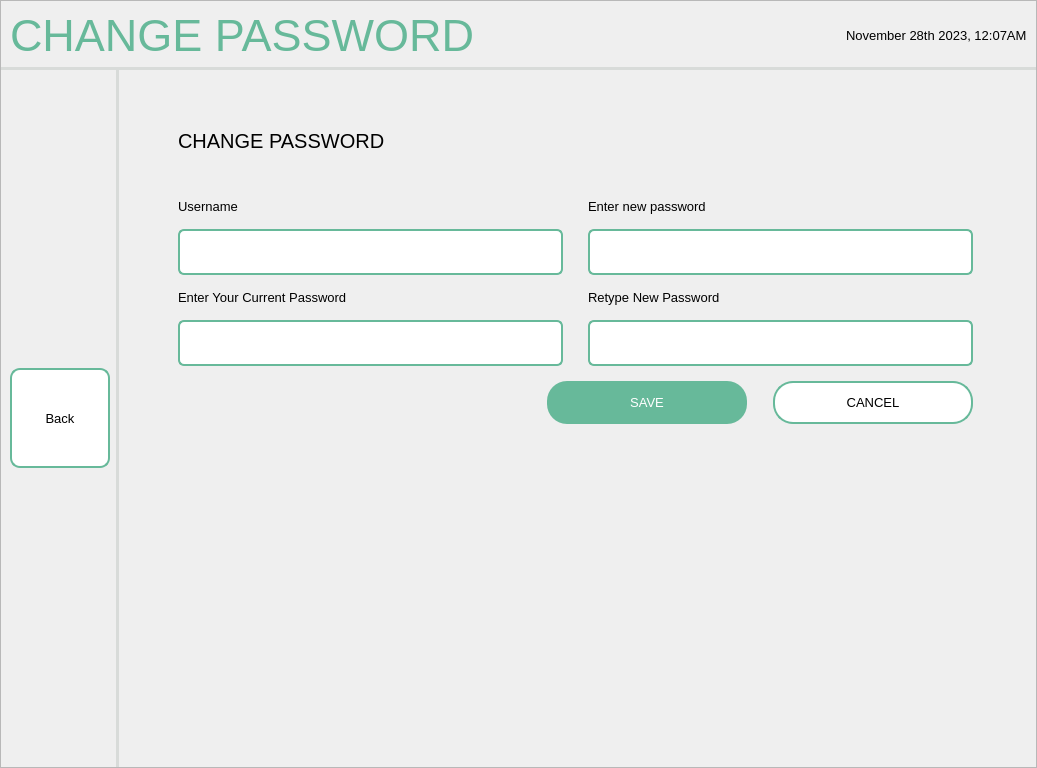
<?xml version="1.0" encoding="UTF-8"?>
<ui version="4.0">
 <class>MainWindow</class>
 <widget class="QMainWindow" name="MainWindow">
  <property name="geometry">
   <rect>
    <x>0</x>
    <y>0</y>
    <width>1037</width>
    <height>768</height>
   </rect>
  </property>
  <property name="windowTitle">
   <string>MainWindow</string>
  </property>
  <widget class="QWidget" name="centralwidget">
   <layout class="QHBoxLayout" name="horizontalLayout">
    <property name="leftMargin">
     <number>0</number>
    </property>
    <property name="topMargin">
     <number>0</number>
    </property>
    <property name="rightMargin">
     <number>0</number>
    </property>
    <property name="bottomMargin">
     <number>0</number>
    </property>
    <item>
     <widget class="QFrame" name="frame">
      <property name="sizePolicy">
       <sizepolicy hsizetype="Preferred" vsizetype="Preferred">
        <horstretch>0</horstretch>
        <verstretch>0</verstretch>
       </sizepolicy>
      </property>
      <property name="frameShape">
       <enum>QFrame::StyledPanel</enum>
      </property>
      <property name="frameShadow">
       <enum>QFrame::Raised</enum>
      </property>
      <layout class="QGridLayout" name="gridLayout">
       <property name="leftMargin">
        <number>0</number>
       </property>
       <property name="topMargin">
        <number>0</number>
       </property>
       <property name="rightMargin">
        <number>0</number>
       </property>
       <property name="bottomMargin">
        <number>0</number>
       </property>
       <property name="spacing">
        <number>0</number>
       </property>
       <item row="0" column="0" colspan="2">
        <widget class="QWidget" name="widget_2" native="true">
         <property name="styleSheet">
          <string notr="true">QWidget {
    border-bottom: 3px solid #D8DBD9; 
}
</string>
         </property>
         <layout class="QHBoxLayout" name="horizontalLayout_2">
          <item>
           <widget class="QLabel" name="label">
            <property name="font">
             <font>
              <pointsize>-1</pointsize>
              <strikeout>false</strikeout>
             </font>
            </property>
            <property name="layoutDirection">
             <enum>Qt::LeftToRight</enum>
            </property>
            <property name="styleSheet">
             <string notr="true">QLabel {
    color: #67B99A;
    font-size: 45px;
}</string>
            </property>
            <property name="text">
             <string>CHANGE PASSWORD</string>
            </property>
            <property name="scaledContents">
             <bool>false</bool>
            </property>
           </widget>
          </item>
          <item>
           <spacer name="horizontalSpacer">
            <property name="orientation">
             <enum>Qt::Horizontal</enum>
            </property>
            <property name="sizeHint" stdset="0">
             <size>
              <width>40</width>
              <height>20</height>
             </size>
            </property>
           </spacer>
          </item>
          <item>
           <widget class="QLabel" name="sysTimeDate">
            <property name="font">
             <font>
              <pointsize>10</pointsize>
             </font>
            </property>
            <property name="text">
             <string>November 28th 2023, 12:07AM</string>
            </property>
           </widget>
          </item>
         </layout>
        </widget>
       </item>
       <item row="1" column="0">
        <widget class="QWidget" name="navBar" native="true">
         <property name="sizePolicy">
          <sizepolicy hsizetype="Fixed" vsizetype="Preferred">
           <horstretch>0</horstretch>
           <verstretch>0</verstretch>
          </sizepolicy>
         </property>
         <property name="styleSheet">
          <string notr="true">QWidget {
    border-right: 3px solid #D8DBD9;
}
</string>
         </property>
         <layout class="QVBoxLayout" name="verticalLayout_2">
          <item>
           <widget class="QPushButton" name="backBTN">
            <property name="sizePolicy">
             <sizepolicy hsizetype="Fixed" vsizetype="Fixed">
              <horstretch>0</horstretch>
              <verstretch>0</verstretch>
             </sizepolicy>
            </property>
            <property name="minimumSize">
             <size>
              <width>100</width>
              <height>100</height>
             </size>
            </property>
            <property name="maximumSize">
             <size>
              <width>100</width>
              <height>100</height>
             </size>
            </property>
            <property name="font">
             <font>
              <pointsize>10</pointsize>
             </font>
            </property>
            <property name="styleSheet">
             <string notr="true">QPushButton {
    background-color: white;
    border: 2px solid #67B99A;
    color: black;
    padding: 8px 16px;
    border-radius: 10px;
}

QPushButton:hover {
    border: 2px solid #4D926D;
}

QPushButton:pressed {
	background-color: #F0F0F0;
	border: 2px solid #265C42;
}</string>
            </property>
            <property name="text">
             <string>Back</string>
            </property>
            <property name="icon">
             <iconset>
              <normaloff>:/newPrefix/entypo_back.png</normaloff>:/newPrefix/entypo_back.png</iconset>
            </property>
            <property name="autoRepeat">
             <bool>false</bool>
            </property>
           </widget>
          </item>
         </layout>
        </widget>
       </item>
       <item row="1" column="1">
        <widget class="QWidget" name="Content" native="true">
         <layout class="QVBoxLayout" name="verticalLayout_4">
          <item>
           <widget class="QWidget" name="maincontent" native="true">
            <property name="sizePolicy">
             <sizepolicy hsizetype="Preferred" vsizetype="Preferred">
              <horstretch>0</horstretch>
              <verstretch>0</verstretch>
             </sizepolicy>
            </property>
            <layout class="QVBoxLayout" name="verticalLayout_3">
             <property name="leftMargin">
              <number>50</number>
             </property>
             <property name="topMargin">
              <number>50</number>
             </property>
             <item>
              <widget class="QLabel" name="label_4">
               <property name="font">
                <font>
                 <pointsize>15</pointsize>
                </font>
               </property>
               <property name="text">
                <string>CHANGE PASSWORD</string>
               </property>
              </widget>
             </item>
             <item>
              <spacer name="verticalSpacer">
               <property name="orientation">
                <enum>Qt::Vertical</enum>
               </property>
               <property name="sizeType">
                <enum>QSizePolicy::Fixed</enum>
               </property>
               <property name="sizeHint" stdset="0">
                <size>
                 <width>20</width>
                 <height>40</height>
                </size>
               </property>
              </spacer>
             </item>
             <item>
              <layout class="QFormLayout" name="formLayout">
               <property name="horizontalSpacing">
                <number>25</number>
               </property>
               <property name="verticalSpacing">
                <number>15</number>
               </property>
               <item row="0" column="0">
                <widget class="QLabel" name="label_5">
                 <property name="sizePolicy">
                  <sizepolicy hsizetype="Fixed" vsizetype="Preferred">
                   <horstretch>0</horstretch>
                   <verstretch>0</verstretch>
                  </sizepolicy>
                 </property>
                 <property name="minimumSize">
                  <size>
                   <width>300</width>
                   <height>0</height>
                  </size>
                 </property>
                 <property name="maximumSize">
                  <size>
                   <width>300</width>
                   <height>16777215</height>
                  </size>
                 </property>
                 <property name="font">
                  <font>
                   <pointsize>10</pointsize>
                  </font>
                 </property>
                 <property name="text">
                  <string>Username</string>
                 </property>
                </widget>
               </item>
               <item row="0" column="1">
                <widget class="QLabel" name="label_7">
                 <property name="sizePolicy">
                  <sizepolicy hsizetype="Fixed" vsizetype="Preferred">
                   <horstretch>0</horstretch>
                   <verstretch>0</verstretch>
                  </sizepolicy>
                 </property>
                 <property name="minimumSize">
                  <size>
                   <width>300</width>
                   <height>0</height>
                  </size>
                 </property>
                 <property name="maximumSize">
                  <size>
                   <width>300</width>
                   <height>16777215</height>
                  </size>
                 </property>
                 <property name="font">
                  <font>
                   <pointsize>10</pointsize>
                  </font>
                 </property>
                 <property name="text">
                  <string>Enter new password</string>
                 </property>
                </widget>
               </item>
               <item row="2" column="0">
                <widget class="QLabel" name="label_6">
                 <property name="sizePolicy">
                  <sizepolicy hsizetype="Fixed" vsizetype="Preferred">
                   <horstretch>0</horstretch>
                   <verstretch>0</verstretch>
                  </sizepolicy>
                 </property>
                 <property name="minimumSize">
                  <size>
                   <width>300</width>
                   <height>0</height>
                  </size>
                 </property>
                 <property name="maximumSize">
                  <size>
                   <width>300</width>
                   <height>16777215</height>
                  </size>
                 </property>
                 <property name="font">
                  <font>
                   <pointsize>10</pointsize>
                  </font>
                 </property>
                 <property name="text">
                  <string>Enter Your Current Password</string>
                 </property>
                </widget>
               </item>
               <item row="2" column="1">
                <widget class="QLabel" name="label_8">
                 <property name="sizePolicy">
                  <sizepolicy hsizetype="Fixed" vsizetype="Preferred">
                   <horstretch>0</horstretch>
                   <verstretch>0</verstretch>
                  </sizepolicy>
                 </property>
                 <property name="minimumSize">
                  <size>
                   <width>300</width>
                   <height>0</height>
                  </size>
                 </property>
                 <property name="maximumSize">
                  <size>
                   <width>300</width>
                   <height>16777215</height>
                  </size>
                 </property>
                 <property name="font">
                  <font>
                   <pointsize>10</pointsize>
                  </font>
                 </property>
                 <property name="text">
                  <string>Retype New Password</string>
                 </property>
                </widget>
               </item>
               <item row="1" column="0">
                <widget class="QWidget" name="widget" native="true">
                 <layout class="QHBoxLayout" name="horizontalLayout_4">
                  <property name="spacing">
                   <number>0</number>
                  </property>
                  <property name="leftMargin">
                   <number>0</number>
                  </property>
                  <property name="topMargin">
                   <number>0</number>
                  </property>
                  <property name="rightMargin">
                   <number>0</number>
                  </property>
                  <property name="bottomMargin">
                   <number>0</number>
                  </property>
                  <item>
                   <widget class="QLineEdit" name="unFIELD">
                    <property name="sizePolicy">
                     <sizepolicy hsizetype="Fixed" vsizetype="Fixed">
                      <horstretch>0</horstretch>
                      <verstretch>0</verstretch>
                     </sizepolicy>
                    </property>
                    <property name="minimumSize">
                     <size>
                      <width>385</width>
                      <height>46</height>
                     </size>
                    </property>
                    <property name="maximumSize">
                     <size>
                      <width>385</width>
                      <height>46</height>
                     </size>
                    </property>
                    <property name="styleSheet">
                     <string notr="true">QLineEdit {
    padding: 5px;
    border: 2px solid #67B99A;
    border-radius: 6px;
    background-color: #FFFFFF;
    selection-background-color: darkgray;
}
</string>
                    </property>
                   </widget>
                  </item>
                 </layout>
                </widget>
               </item>
               <item row="1" column="1">
                <widget class="QWidget" name="widget_4" native="true">
                 <property name="sizePolicy">
                  <sizepolicy hsizetype="Fixed" vsizetype="Fixed">
                   <horstretch>0</horstretch>
                   <verstretch>0</verstretch>
                  </sizepolicy>
                 </property>
                 <layout class="QHBoxLayout" name="horizontalLayout_5">
                  <property name="spacing">
                   <number>0</number>
                  </property>
                  <property name="leftMargin">
                   <number>0</number>
                  </property>
                  <property name="topMargin">
                   <number>0</number>
                  </property>
                  <property name="rightMargin">
                   <number>0</number>
                  </property>
                  <property name="bottomMargin">
                   <number>0</number>
                  </property>
                  <item>
                   <widget class="QLineEdit" name="newPassFIELD">
                    <property name="sizePolicy">
                     <sizepolicy hsizetype="Fixed" vsizetype="Fixed">
                      <horstretch>0</horstretch>
                      <verstretch>0</verstretch>
                     </sizepolicy>
                    </property>
                    <property name="minimumSize">
                     <size>
                      <width>350</width>
                      <height>46</height>
                     </size>
                    </property>
                    <property name="maximumSize">
                     <size>
                      <width>350</width>
                      <height>46</height>
                     </size>
                    </property>
                    <property name="styleSheet">
                     <string notr="true">QLineEdit {
    padding: 5px;
    border-top: 2px solid #67B99A;
    border-left: 2px solid #67B99A;
    border-bottom: 2px solid #67B99A;
    border-right: none;
    border-top-left-radius: 6px;
    border-bottom-left-radius: 6px;
    border-top-right-radius: 0;
    border-bottom-right-radius: 0;
    background-color: #FFFFFF;
    selection-background-color: darkgray;
}
</string>
                    </property>
                    <property name="text">
                     <string/>
                    </property>
                   </widget>
                  </item>
                  <item>
                   <widget class="QPushButton" name="np_visibility">
                    <property name="minimumSize">
                     <size>
                      <width>35</width>
                      <height>46</height>
                     </size>
                    </property>
                    <property name="maximumSize">
                     <size>
                      <width>35</width>
                      <height>46</height>
                     </size>
                    </property>
                    <property name="styleSheet">
                     <string notr="true">QPushButton {
    padding: 5px;
    border-top: 2px solid #67B99A;
    border-left: none;
    border-bottom: 2px solid #67B99A;
    border-right: 2px solid #67B99A;
    border-top-left-radius: 0;
    border-bottom-left-radius: 0;
    border-top-right-radius: 6px;
    border-bottom-right-radius: 6px;
    background-color: #FFFFFF;
}
</string>
                    </property>
                    <property name="text">
                     <string/>
                    </property>
                   </widget>
                  </item>
                 </layout>
                </widget>
               </item>
               <item row="3" column="0">
                <widget class="QWidget" name="widget_5" native="true">
                 <layout class="QHBoxLayout" name="horizontalLayout_6">
                  <property name="spacing">
                   <number>0</number>
                  </property>
                  <property name="leftMargin">
                   <number>0</number>
                  </property>
                  <property name="topMargin">
                   <number>0</number>
                  </property>
                  <property name="rightMargin">
                   <number>0</number>
                  </property>
                  <property name="bottomMargin">
                   <number>0</number>
                  </property>
                  <item>
                   <widget class="QLineEdit" name="currentPassFIELD">
                    <property name="sizePolicy">
                     <sizepolicy hsizetype="Fixed" vsizetype="Fixed">
                      <horstretch>0</horstretch>
                      <verstretch>0</verstretch>
                     </sizepolicy>
                    </property>
                    <property name="minimumSize">
                     <size>
                      <width>350</width>
                      <height>46</height>
                     </size>
                    </property>
                    <property name="maximumSize">
                     <size>
                      <width>350</width>
                      <height>46</height>
                     </size>
                    </property>
                    <property name="styleSheet">
                     <string notr="true">QLineEdit {
    padding: 5px;
    border-top: 2px solid #67B99A;
    border-left: 2px solid #67B99A;
    border-bottom: 2px solid #67B99A;
    border-right: none;
    border-top-left-radius: 6px;
    border-bottom-left-radius: 6px;
    border-top-right-radius: 0;
    border-bottom-right-radius: 0;
    background-color: #FFFFFF;
    selection-background-color: darkgray;
}
</string>
                    </property>
                   </widget>
                  </item>
                  <item>
                   <widget class="QPushButton" name="cp_visibility">
                    <property name="minimumSize">
                     <size>
                      <width>35</width>
                      <height>46</height>
                     </size>
                    </property>
                    <property name="maximumSize">
                     <size>
                      <width>35</width>
                      <height>46</height>
                     </size>
                    </property>
                    <property name="styleSheet">
                     <string notr="true">QPushButton {
    padding: 5px;
    border-top: 2px solid #67B99A;
    border-left: none;
    border-bottom: 2px solid #67B99A;
    border-right: 2px solid #67B99A;
    border-top-left-radius: 0;
    border-bottom-left-radius: 0;
    border-top-right-radius: 6px;
    border-bottom-right-radius: 6px;
    background-color: #FFFFFF;
}
</string>
                    </property>
                    <property name="text">
                     <string/>
                    </property>
                   </widget>
                  </item>
                 </layout>
                </widget>
               </item>
               <item row="3" column="1">
                <widget class="QWidget" name="widget_7" native="true">
                 <property name="sizePolicy">
                  <sizepolicy hsizetype="Fixed" vsizetype="Fixed">
                   <horstretch>0</horstretch>
                   <verstretch>0</verstretch>
                  </sizepolicy>
                 </property>
                 <layout class="QHBoxLayout" name="horizontalLayout_7">
                  <property name="spacing">
                   <number>0</number>
                  </property>
                  <property name="leftMargin">
                   <number>0</number>
                  </property>
                  <property name="topMargin">
                   <number>0</number>
                  </property>
                  <property name="rightMargin">
                   <number>0</number>
                  </property>
                  <property name="bottomMargin">
                   <number>0</number>
                  </property>
                  <item>
                   <widget class="QLineEdit" name="retypeFIELD">
                    <property name="sizePolicy">
                     <sizepolicy hsizetype="Fixed" vsizetype="Fixed">
                      <horstretch>0</horstretch>
                      <verstretch>0</verstretch>
                     </sizepolicy>
                    </property>
                    <property name="minimumSize">
                     <size>
                      <width>350</width>
                      <height>46</height>
                     </size>
                    </property>
                    <property name="maximumSize">
                     <size>
                      <width>350</width>
                      <height>46</height>
                     </size>
                    </property>
                    <property name="styleSheet">
                     <string notr="true">QLineEdit {
    padding: 5px;
    border-top: 2px solid #67B99A;
    border-left: 2px solid #67B99A;
    border-bottom: 2px solid #67B99A;
    border-right: none;
    border-top-left-radius: 6px;
    border-bottom-left-radius: 6px;
    border-top-right-radius: 0;
    border-bottom-right-radius: 0;
    background-color: #FFFFFF;
    selection-background-color: darkgray;
}
</string>
                    </property>
                    <property name="text">
                     <string/>
                    </property>
                   </widget>
                  </item>
                  <item>
                   <widget class="QPushButton" name="rp_visibility">
                    <property name="minimumSize">
                     <size>
                      <width>35</width>
                      <height>46</height>
                     </size>
                    </property>
                    <property name="maximumSize">
                     <size>
                      <width>35</width>
                      <height>46</height>
                     </size>
                    </property>
                    <property name="styleSheet">
                     <string notr="true">QPushButton {
    padding: 5px;
    border-top: 2px solid #67B99A;
    border-left: none;
    border-bottom: 2px solid #67B99A;
    border-right: 2px solid #67B99A;
    border-top-left-radius: 0;
    border-bottom-left-radius: 0;
    border-top-right-radius: 6px;
    border-bottom-right-radius: 6px;
    background-color: #FFFFFF;
}
</string>
                    </property>
                    <property name="text">
                     <string/>
                    </property>
                   </widget>
                  </item>
                 </layout>
                </widget>
               </item>
              </layout>
             </item>
             <item>
              <widget class="QWidget" name="widget_6" native="true">
               <layout class="QHBoxLayout" name="horizontalLayout_3">
                <item>
                 <spacer name="horizontalSpacer_2">
                  <property name="orientation">
                   <enum>Qt::Horizontal</enum>
                  </property>
                  <property name="sizeType">
                   <enum>QSizePolicy::Fixed</enum>
                  </property>
                  <property name="sizeHint" stdset="0">
                   <size>
                    <width>360</width>
                    <height>20</height>
                   </size>
                  </property>
                 </spacer>
                </item>
                <item>
                 <widget class="QPushButton" name="saveBTN">
                  <property name="sizePolicy">
                   <sizepolicy hsizetype="Fixed" vsizetype="Fixed">
                    <horstretch>0</horstretch>
                    <verstretch>0</verstretch>
                   </sizepolicy>
                  </property>
                  <property name="minimumSize">
                   <size>
                    <width>200</width>
                    <height>43</height>
                   </size>
                  </property>
                  <property name="font">
                   <font>
                    <pointsize>10</pointsize>
                   </font>
                  </property>
                  <property name="styleSheet">
                   <string notr="true">QPushButton {
    background-color: #67B99A;
    border: none;
    color: white;
    padding: 8px 16px;
    border-radius: 20px;
}
QPushButton:hover {
    background-color: #5CAE8B;
}
QPushButton:pressed {
    background-color: #4D9C7F;
}
</string>
                  </property>
                  <property name="text">
                   <string>SAVE</string>
                  </property>
                 </widget>
                </item>
                <item>
                 <spacer name="horizontalSpacer_4">
                  <property name="orientation">
                   <enum>Qt::Horizontal</enum>
                  </property>
                  <property name="sizeType">
                   <enum>QSizePolicy::Fixed</enum>
                  </property>
                  <property name="sizeHint" stdset="0">
                   <size>
                    <width>20</width>
                    <height>20</height>
                   </size>
                  </property>
                 </spacer>
                </item>
                <item>
                 <widget class="QPushButton" name="cancelBTN">
                  <property name="sizePolicy">
                   <sizepolicy hsizetype="Fixed" vsizetype="Fixed">
                    <horstretch>0</horstretch>
                    <verstretch>0</verstretch>
                   </sizepolicy>
                  </property>
                  <property name="minimumSize">
                   <size>
                    <width>200</width>
                    <height>43</height>
                   </size>
                  </property>
                  <property name="font">
                   <font>
                    <pointsize>10</pointsize>
                   </font>
                  </property>
                  <property name="styleSheet">
                   <string notr="true">QPushButton {
    background-color: white;
    border: 2px solid #67B99A;
    color: black;
    padding: 8px 16px;
    border-radius: 20px;
}

QPushButton:hover {
    border: 2px solid #4D926D;
}

QPushButton:pressed {
	background-color: #F0F0F0;
	border: 2px solid #265C42;
}</string>
                  </property>
                  <property name="text">
                   <string>CANCEL</string>
                  </property>
                 </widget>
                </item>
                <item>
                 <spacer name="horizontalSpacer_3">
                  <property name="orientation">
                   <enum>Qt::Horizontal</enum>
                  </property>
                  <property name="sizeType">
                   <enum>QSizePolicy::Expanding</enum>
                  </property>
                  <property name="sizeHint" stdset="0">
                   <size>
                    <width>20</width>
                    <height>20</height>
                   </size>
                  </property>
                 </spacer>
                </item>
               </layout>
              </widget>
             </item>
             <item>
              <spacer name="verticalSpacer_2">
               <property name="orientation">
                <enum>Qt::Vertical</enum>
               </property>
               <property name="sizeHint" stdset="0">
                <size>
                 <width>20</width>
                 <height>40</height>
                </size>
               </property>
              </spacer>
             </item>
            </layout>
           </widget>
          </item>
         </layout>
        </widget>
       </item>
      </layout>
     </widget>
    </item>
   </layout>
  </widget>
 </widget>
 <resources>
  <include location="../../../assets/resourceFile.qrc"/>
 </resources>
 <connections/>
</ui>
